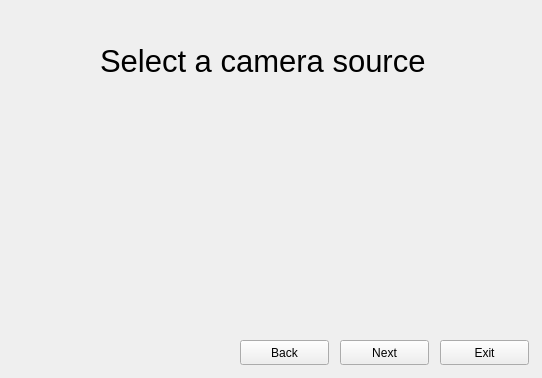
<?xml version="1.0" encoding="UTF-8"?>
<ui version="4.0">
 <class>Form</class>
 <widget class="QWidget" name="Form">
  <property name="geometry">
   <rect>
    <x>0</x>
    <y>0</y>
    <width>542</width>
    <height>378</height>
   </rect>
  </property>
  <property name="windowTitle">
   <string>Form</string>
  </property>
  <widget class="QPushButton" name="Exit_button">
   <property name="geometry">
    <rect>
     <x>440</x>
     <y>340</y>
     <width>89</width>
     <height>25</height>
    </rect>
   </property>
   <property name="text">
    <string>Exit</string>
   </property>
  </widget>
  <widget class="QPushButton" name="Back_button">
   <property name="geometry">
    <rect>
     <x>240</x>
     <y>340</y>
     <width>89</width>
     <height>25</height>
    </rect>
   </property>
   <property name="text">
    <string>Back</string>
   </property>
  </widget>
  <widget class="QPushButton" name="Next_button">
   <property name="geometry">
    <rect>
     <x>340</x>
     <y>340</y>
     <width>89</width>
     <height>25</height>
    </rect>
   </property>
   <property name="text">
    <string>Next</string>
   </property>
  </widget>
  <widget class="QLabel" name="label">
   <property name="geometry">
    <rect>
     <x>100</x>
     <y>30</y>
     <width>331</width>
     <height>61</height>
    </rect>
   </property>
   <property name="font">
    <font>
     <pointsize>23</pointsize>
    </font>
   </property>
   <property name="text">
    <string>Select a camera source</string>
   </property>
  </widget>
 </widget>
 <resources/>
 <connections/>
</ui>
